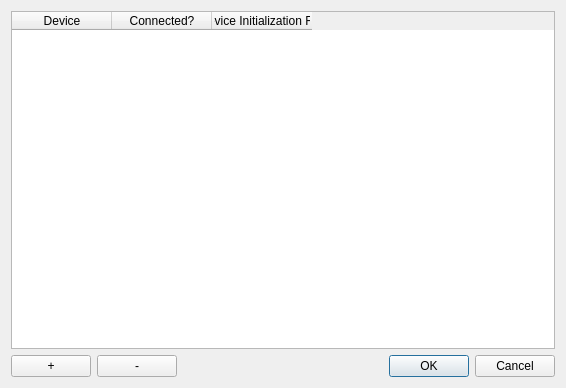
<?xml version="1.0" encoding="UTF-8"?>
<ui version="4.0">
 <class>qmpDevPropDialog</class>
 <widget class="QDialog" name="qmpDevPropDialog">
  <property name="geometry">
   <rect>
    <x>0</x>
    <y>0</y>
    <width>566</width>
    <height>388</height>
   </rect>
  </property>
  <property name="windowTitle">
   <string>External Output Device Setup</string>
  </property>
  <layout class="QVBoxLayout" name="verticalLayout">
   <item>
    <widget class="QTableWidget" name="twProps">
     <column>
      <property name="text">
       <string>Device</string>
      </property>
     </column>
     <column>
      <property name="text">
       <string>Connected?</string>
      </property>
     </column>
     <column>
      <property name="text">
       <string>Device Initialization File</string>
      </property>
     </column>
    </widget>
   </item>
   <item>
    <layout class="QHBoxLayout" name="horizontalLayout">
     <item>
      <widget class="QPushButton" name="pbAdd">
       <property name="text">
        <string>+</string>
       </property>
      </widget>
     </item>
     <item>
      <widget class="QPushButton" name="pbRemove">
       <property name="text">
        <string>-</string>
       </property>
      </widget>
     </item>
     <item>
      <widget class="QDialogButtonBox" name="buttonBox">
       <property name="orientation">
        <enum>Qt::Horizontal</enum>
       </property>
       <property name="standardButtons">
        <set>QDialogButtonBox::Cancel|QDialogButtonBox::Ok</set>
       </property>
      </widget>
     </item>
    </layout>
   </item>
  </layout>
 </widget>
 <resources/>
 <connections>
  <connection>
   <sender>buttonBox</sender>
   <signal>accepted()</signal>
   <receiver>qmpDevPropDialog</receiver>
   <slot>accept()</slot>
   <hints>
    <hint type="sourcelabel">
     <x>248</x>
     <y>254</y>
    </hint>
    <hint type="destinationlabel">
     <x>157</x>
     <y>274</y>
    </hint>
   </hints>
  </connection>
  <connection>
   <sender>buttonBox</sender>
   <signal>rejected()</signal>
   <receiver>qmpDevPropDialog</receiver>
   <slot>reject()</slot>
   <hints>
    <hint type="sourcelabel">
     <x>316</x>
     <y>260</y>
    </hint>
    <hint type="destinationlabel">
     <x>286</x>
     <y>274</y>
    </hint>
   </hints>
  </connection>
 </connections>
</ui>
